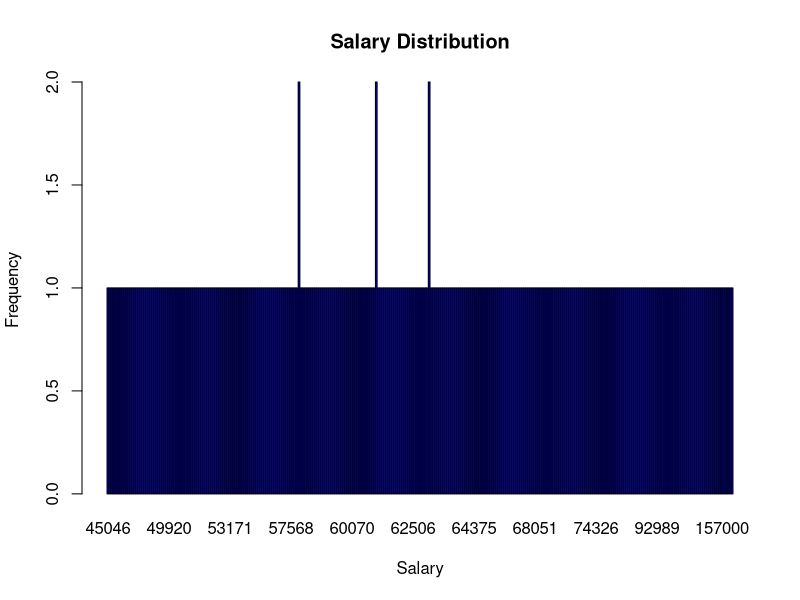

Here is the R script that generated this plot: (Note: this script raises an error after producing the figure.)
## ---- chunk 1
knitr::opts_chunk$set(echo = TRUE)
library(tidyverse)
library(readxl)
library(dplyr)

#data import
Project2_JW <- read_excel("Project2_JW.xlsx")

#descriptive statistics for salar
summary(Project2_JW$Salary)
mean(Project2_JW$Salary)
median(Project2_JW$Salary)
mode <- function(x) {
  ux <- unique(x)
  ux[which.max(tabulate(match(x, ux)))]
}
mode(Project2_JW$Salary)

#frequency distribution for salary

salary_table <- table(Project2_JW$Salary)
print(salary_table)
barplot(salary_table, main="Salary Distribution", xlab="Salary", ylab="Frequency", col="blue")

#z-scores for salary
zscore_table <- table(Project2_JW$SalaryZscore)
print(zscore_table)
barplot(zscore_table, main="Salary Z-Score Distribution", xlab="Z-Score", ylab="Frequency", col="green")

#comparison of salary and salary z-scores
plot(Project2_JW$Salary, type="o", col="red", main="Salary vs. Salary Z-Scores", xlab="Index", ylab="Value")
lines(Project2_JW$SalaryZscore, type="o", col="blue")
legend("topright", legend=c("Salary", "Salary Z-Score"), col=c("red", "blue"), lty=1)
